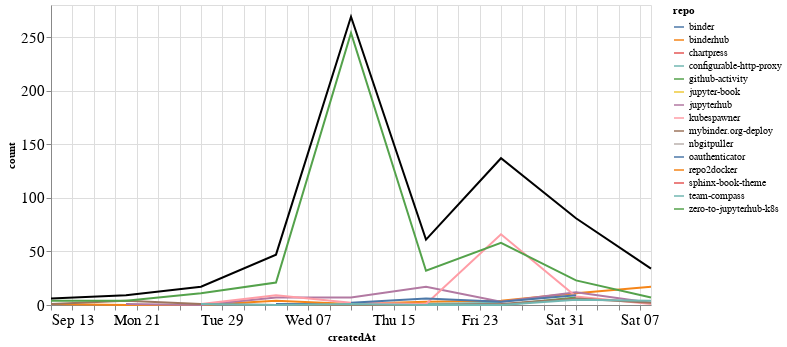

Notebook source saved alongside this figure:
### Markdown cell above
## Comments

### Code cell
comments_time = comments.groupby('repo').resample('W', on='createdAt').count()['author'].reset_index()
comments_time = comments_time.rename(columns={'author': 'count'})
comments_time_total = comments_time.groupby('createdAt').agg({"count": "sum"}).reset_index()
ch1 = alt.Chart(comments_time, width=600).mark_line().encode(
    x='createdAt',
    y='count',
    color='repo',
    tooltip="repo"
)

ch2 = alt.Chart(comments_time_total, width=600).mark_line(color="black").encode(
    x='createdAt',
    y='count',
)

ch1 + ch2

### Figure 1 — Vega-Lite specification as saved in the notebook (floating-point values rounded to 4 significant figures)
{"config": {"axisLeft": {"labelFontSize": 15}, "axisBottom": {"labelFontSize": 15}}, "layer": [{"data": {"name": "data-60388e7cb53363f97cf23564c503dcaa"}, "mark": "line", "encoding": {"color": {"type": "nominal", "field": "repo"}, "tooltip": {"type": "nominal", "field": "repo"}, "x": {"type": "temporal", "field": "createdAt"}, "y": {"type": "quantitative", "field": "count"}}, "width": 600}, {"data": {"name": "data-d5d5ca616e1f22346fccd6c7beea2d21"}, "mark": {"type": "line", "color": "black"}, "encoding": {"x": {"type": "temporal", "field": "createdAt"}, "y": {"type": "quantitative", "field": "count"}}, "width": 600}], "$schema": "https://vega.github.io/schema/vega-lite/v4.8.1.json", "datasets": {"data-60388e7cb53363f97cf23564c503dcaa": [{"repo": "binder", "createdAt": "2020-10-04T00:00:00", "count": 1}, {"repo": "binder", "createdAt": "2020-10-11T00:00:00", "count": 1}, {"repo": "binder", "createdAt": "2020-10-18T00:00:00", "count": 1}, {"repo": "binderhub", "createdAt": "2020-09-13T00:00:00", "count": 1}, {"repo": "binderhub", "createdAt": "2020-09-20T00:00:00", "count": 0}, {"repo": "binderhub", "createdAt": "2020-09-27T00:00:00", "count": 0}, {"repo": "binderhub", "createdAt": "2020-10-04T00:00:00", "count": 4}, {"repo": "binderhub", "createdAt": "2020-10-11T00:00:00", "count": 1}, {"repo": "binderhub", "createdAt": "2020-10-18T00:00:00", "count": 3}, {"repo": "binderhub", "createdAt": "2020-10-25T00:00:00", "count": 4}, {"repo": "binderhub", "createdAt": "2020-11-01T00:00:00", "count": 11}, {"repo": "binderhub", "createdAt": "2020-11-08T00:00:00", "count": 17}, {"repo": "chartpress", "createdAt": "2020-11-08T00:00:00", "count": 1}, {"repo": "configurable-http-proxy", "createdAt": "2020-10-18T00:00:00", "count": 1}, {"repo": "configurable-http-proxy", "createdAt": "2020-10-25T00:00:00", "count": 2}, {"repo": "github-activity", "createdAt": "2020-10-11T00:00:00", "count": 1}, {"repo": "github-activity", "createdAt": "2020-10-18T00:00:00", "count": 0}, {"repo": "github-activity", "createdAt": "2020-10-25T00:00:00", "count": 0}, {"repo": "github-activity", "createdAt": "2020-11-01T00:00:00", "count": 7}, {"repo": "jupyter-book", "createdAt": "2020-10-04T00:00:00", "count": 2}, {"repo": "jupyterhub", "createdAt": "2020-09-20T00:00:00", "count": 1}, {"repo": "jupyterhub", "createdAt": "2020-09-27T00:00:00", "count": 0}, {"repo": "jupyterhub", "createdAt": "2020-10-04T00:00:00", "count": 7}, {"repo": "jupyterhub", "createdAt": "2020-10-11T00:00:00", "count": 7}, {"repo": "jupyterhub", "createdAt": "2020-10-18T00:00:00", "count": 17}, {"repo": "jupyterhub", "createdAt": "2020-10-25T00:00:00", "count": 3}, {"repo": "jupyterhub", "createdAt": "2020-11-01T00:00:00", "count": 12}, {"repo": "jupyterhub", "createdAt": "2020-11-08T00:00:00", "count": 2}, {"repo": "kubespawner", "createdAt": "2020-09-27T00:00:00", "count": 1}, {"repo": "kubespawner", "createdAt": "2020-10-04T00:00:00", "count": 9}, {"repo": "kubespawner", "createdAt": "2020-10-11T00:00:00", "count": 2}, {"repo": "kubespawner", "createdAt": "2020-10-18T00:00:00", "count": 1}, {"repo": "kubespawner", "createdAt": "2020-10-25T00:00:00", "count": 66}, {"repo": "kubespawner", "createdAt": "2020-11-01T00:00:00", "count": 8}, {"repo": "kubespawner", "createdAt": "2020-11-08T00:00:00", "count": 1}, {"repo": "mybinder.org-deploy", "createdAt": "2020-09-13T00:00:00", "count": 1}, {"repo": "mybinder.org-deploy", "createdAt": "2020-09-20T00:00:00", "count": 4}, {"repo": "mybinder.org-deploy", "createdAt": "2020-09-27T00:00:00", "count": 1}, {"repo": "mybinder.org-deploy", "createdAt": "2020-10-04T00:00:00", "count": 0}, {"repo": "mybinder.org-deploy", "createdAt": "2020-10-11T00:00:00", "count": 0}, {"repo": "mybinder.org-deploy", "createdAt": "2020-10-18T00:00:00", "count": 0}, {"repo": "mybinder.org-deploy", "createdAt": "2020-10-25T00:00:00", "count": 1}, {"repo": "mybinder.org-deploy", "createdAt": "2020-11-01T00:00:00", "count": 6}, {"repo": "mybinder.org-deploy", "createdAt": "2020-11-08T00:00:00", "count": 2}, {"repo": "nbgitpuller", "createdAt": "2020-10-04T00:00:00", "count": 3}, {"repo": "oauthenticator", "createdAt": "2020-10-11T00:00:00", "count": 2}, {"repo": "oauthenticator", "createdAt": "2020-10-18T00:00:00", "count": 6}, {"repo": "oauthenticator", "createdAt": "2020-10-25T00:00:00", "count": 3}, {"repo": "oauthenticator", "createdAt": "2020-11-01T00:00:00", "count": 9}, {"repo": "repo2docker", "createdAt": "2020-09-27T00:00:00", "count": 1}, {"repo": "sphinx-book-theme", "createdAt": "2020-09-27T00:00:00", "count": 2}, {"repo": "team-compass", "createdAt": "2020-09-27T00:00:00", "count": 1}, {"repo": "team-compass", "createdAt": "2020-10-04T00:00:00", "count": 0}, {"repo": "team-compass", "createdAt": "2020-10-11T00:00:00", "count": 1}, {"repo": "team-compass", "createdAt": "2020-10-18T00:00:00", "count": 0}, {"repo": "team-compass", "createdAt": "2020-10-25T00:00:00", "count": 0}, {"repo": "team-compass", "createdAt": "2020-11-01T00:00:00", "count": 5}, {"repo": "team-compass", "createdAt": "2020-11-08T00:00:00", "count": 4}, {"repo": "zero-to-jupyterhub-k8s", "createdAt": "2020-09-13T00:00:00", "count": 4}, {"repo": "zero-to-jupyterhub-k8s", "createdAt": "2020-09-20T00:00:00", "count": 4}, {"repo": "zero-to-jupyterhub-k8s", "createdAt": "2020-09-27T00:00:00", "count": 11}, {"repo": "zero-to-jupyterhub-k8s", "createdAt": "2020-10-04T00:00:00", "count": 21}, {"repo": "zero-to-jupyterhub-k8s", "createdAt": "2020-10-11T00:00:00", "count": 254}, {"repo": "zero-to-jupyterhub-k8s", "createdAt": "2020-10-18T00:00:00", "count": 32}, {"repo": "zero-to-jupyterhub-k8s", "createdAt": "2020-10-25T00:00:00", "count": 58}, {"repo": "zero-to-jupyterhub-k8s", "createdAt": "2020-11-01T00:00:00", "count": 23}, {"repo": "zero-to-jupyterhub-k8s", "createdAt": "2020-11-08T00:00:00", "count": 7}], "data-d5d5ca616e1f22346fccd6c7beea2d21": [{"createdAt": "2020-09-13T00:00:00", "count": 6}, {"createdAt": "2020-09-20T00:00:00", "count": 9}, {"createdAt": "2020-09-27T00:00:00", "count": 17}, {"createdAt": "2020-10-04T00:00:00", "count": 47}, {"createdAt": "2020-10-11T00:00:00", "count": 269}, {"createdAt": "2020-10-18T00:00:00", "count": 61}, {"createdAt": "2020-10-25T00:00:00", "count": 137}, {"createdAt": "2020-11-01T00:00:00", "count": 81}, {"createdAt": "2020-11-08T00:00:00", "count": 34}]}}
